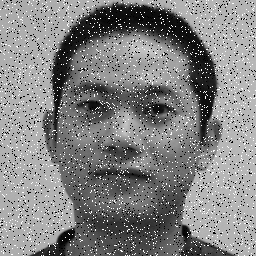
#> input picture Exercicios-Aula08/R.bmp, 256 x 256 px
$ python Exercicio2.py
#> lines starting #> are read from the running program, lines starting #| are printed output that depends on the picture
import cv2
import numpy as np
img = cv2.imread('R.bmp')
#> img is the input picture: shape (256, 256, 3); min 0, max 255, mean 130.3
median = cv2.medianBlur(img, 5)
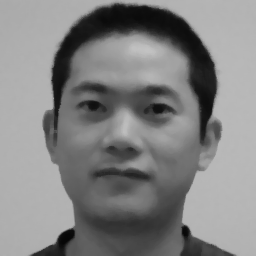
#> median: shape (256, 256, 3); min 7, max 194, mean 130.6
compare = np.concatenate((img, median), axis=1)
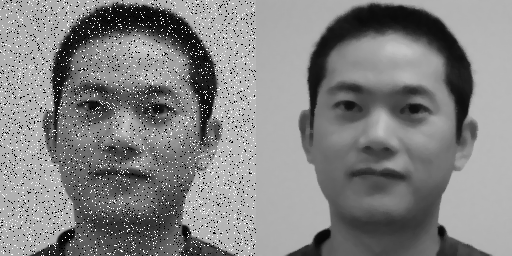
#> compare: shape (256, 512, 3); min 0, max 255, mean 130.5
cv2.imshow("entrada", img)
cv2.imshow("Final ",median)
cv2.waitKey(0)

$ run again, with Exercicios-Aula08/brain_noisy.png saved as Exercicios-Aula08/R.bmp
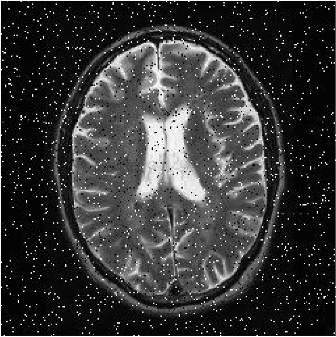
#> input picture Exercicios-Aula08/brain_noisy.png, 336 x 337 px
#> img is the input picture: shape (337, 336, 3); min 0, max 255, mean 54.1
#> `median = cv2.medianBlur(img, 5)`:
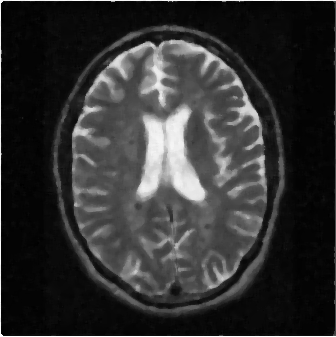
#> median: shape (337, 336, 3); min 0, max 255, mean 49.6
#> `compare = np.concatenate((img, median), axis=1)`:
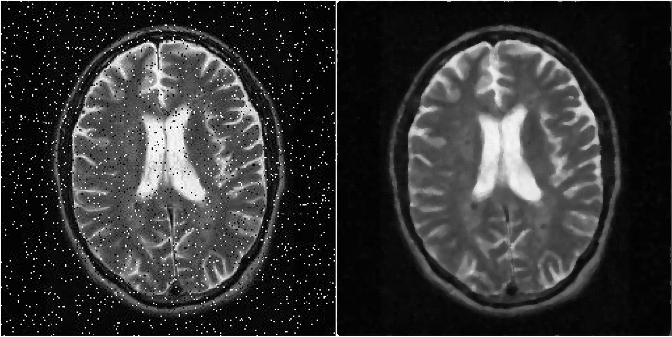
#> compare: shape (337, 672, 3); min 0, max 255, mean 51.9
